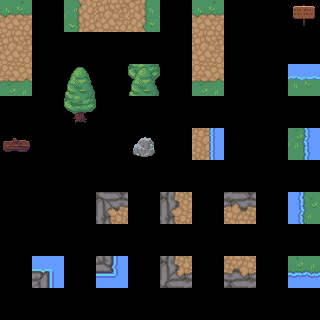

Below is a game level as drawn by its tile map, then a one-line description and the .tmx file that defines it, in full:
An orthogonal 10x10 tile map with 32x32 px tiles, 3 tile layers (regions, input_boden, output_boden), 1 hidden layer not drawn.

<map version="1.5" tiledversion="1.7.0" orientation="orthogonal" renderorder="right-down" width="10" height="10" tilewidth="32" tileheight="32" infinite="0" nextlayerid="5" nextobjectid="1">
 <tileset firstgid="1" source="nature.tsx" />
 <layer id="1" name="regions" width="10" height="10">
  <data encoding="csv">
3,0,3,3,3,0,3,0,0,3,
3,0,0,0,0,0,3,0,0,0,
3,0,1,0,2,0,3,0,0,67,
0,0,21,0,0,0,0,0,0,0,
5,0,0,0,23,0,93,0,0,88,
0,0,0,0,0,0,0,0,0,0,
0,0,0,136,0,156,0,137,0,86,
0,0,0,0,0,0,0,0,0,0,
0,20,0,40,0,176,0,177,0,107,
0,0,0,0,0,0,0,0,0,0
</data>
 </layer>
 <layer id="2" name="input_boden" width="10" height="10">
  <data encoding="csv">
102,0,0,0,81,0,0,0,0,3,
0,0,0,0,0,0,0,0,0,0,
0,0,1,0,2,0,62,0,0,67,
0,0,21,0,0,0,0,0,0,0,
5,0,0,0,23,0,93,0,0,88,
0,0,0,0,0,0,0,0,0,0,
0,0,0,136,0,156,0,137,0,86,
0,0,0,0,0,0,0,0,0,0,
0,20,0,40,0,176,0,177,0,107,
0,0,0,0,0,0,0,0,0,0
</data>
 </layer>
 <layer id="3" name="output_boden" width="10" height="10">
  <data encoding="csv">
102,0,83,147,0,0,102,0,0,3,
147,0,0,0,0,0,147,0,0,0,
62,0,1,0,2,0,62,0,0,67,
0,0,21,0,0,0,0,0,0,0,
5,0,0,0,23,0,93,0,0,88,
0,0,0,0,0,0,0,0,0,0,
0,0,0,136,0,156,0,137,0,86,
0,0,0,0,0,0,0,0,0,0,
0,20,0,40,0,176,0,177,0,107,
0,0,0,0,0,0,0,0,0,0
</data>
 </layer>
 <layer id="4" name="output_collision" width="10" height="10" visible="0">
  <data encoding="csv">
0,0,0,0,0,0,0,0,0,7,
0,0,0,0,0,0,0,0,0,0,
0,0,0,0,7,0,0,0,0,7,
0,0,7,0,0,0,0,0,0,0,
7,0,0,0,7,0,7,0,0,7,
0,0,0,0,0,0,0,0,0,0,
0,0,0,7,0,7,0,7,0,7,
0,0,0,0,0,0,0,0,0,0,
0,7,0,7,0,7,0,7,0,7,
0,0,0,0,0,0,0,0,0,0
</data>
 </layer>
</map>